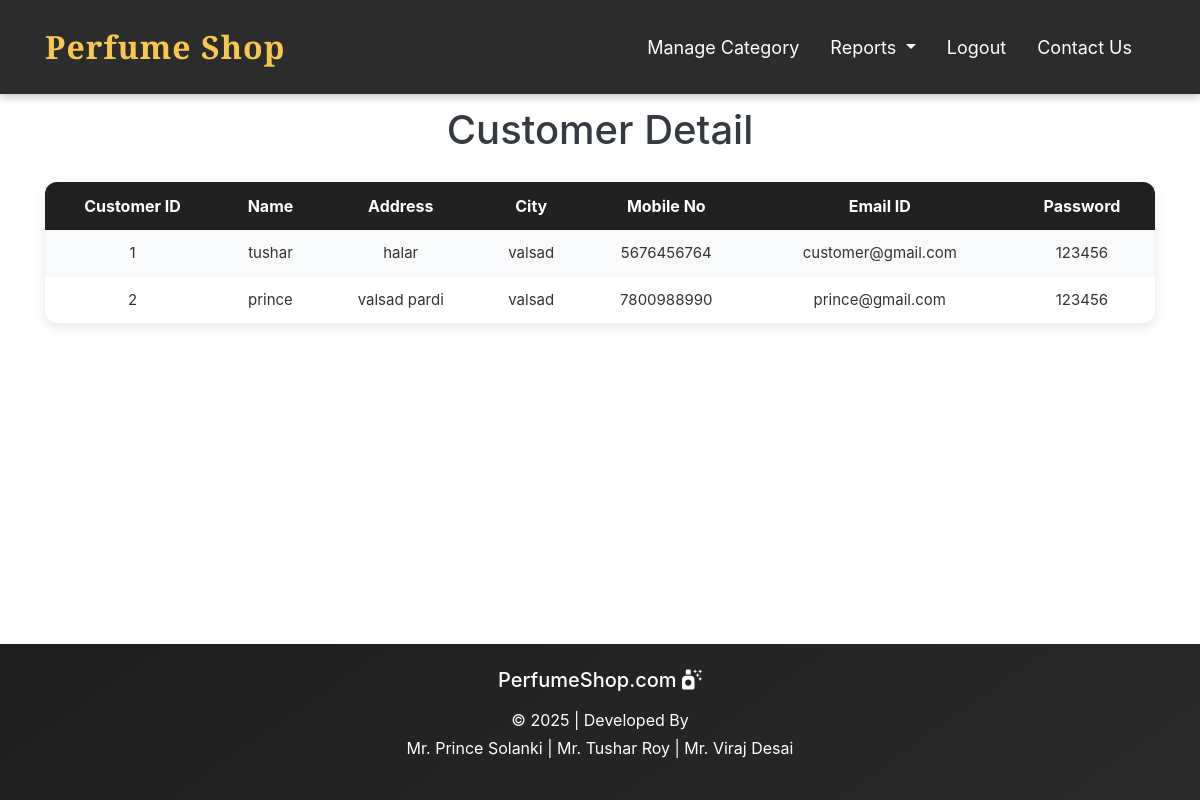
Page /customer_report.php on the committed database.
### tables this page shows
CREATE TABLE IF NOT EXISTS `customer_detail` (
  `customer_id` int(10) NOT NULL,
  `customer_name` varchar(50) NOT NULL,
  `customer_address` varchar(200) NOT NULL,
  `customer_city` varchar(50) NOT NULL,
  `customer_mobile` varchar(10) NOT NULL,
  `customer_email` varchar(50) NOT NULL,
  `customer_pass` varchar(10) NOT NULL,
  PRIMARY KEY (`customer_id`)
);

### customer_report.php (the view, shortened to what this page needs)
<?php
include("admin_header.php");
include("connect.php");
?>
<div class="page-content">
  <div class="container">
    <div class="row">
      <div class="col-md-12 text-center mt-3 text-dark">
        <h1>Customer Detail</h1>
      </div>
    </div>
    <?php
        $query = mysqli_query($con, "select * from customer_detail");
        if(mysqli_num_rows($query) > 0)
        {
            echo "<table class='custom-table'>";
            echo "<tr>
            <th>Customer ID</th>
            <th>Name</th>
            <th>Address</th>
            <th>City</th>
            <th>Mobile No</th>
            <th>Email ID</th>
            <th>Password</th>
            </tr>";
            while ($r5 = mysqli_fetch_array($query)) {
                echo "<tr>";
                echo "<td>$r5[0]</td>";
                echo "<td>$r5[1]</td>";
                echo "<td>$r5[2]</td>";
                echo "<td>$r5[3]</td>";
                echo "<td>$r5[4]</td>";
                echo "<td>$r5[5]</td>";
                echo "<td>$r5[6]</td>";
                echo "</tr>";
            }
            echo "</table>";
        }
        else
        {
            echo '<p class="text-center">No customers found.</p>';
        }
    ?>
  </div>
</div>
<?php
include("footer.php");
?>

### admin_header.php (style rules this page uses)
body { margin: 0; padding: 0; }

### customer_report.php (style rules this page uses)
html, body { height: 100%; margin: 0; }
body { display: flex; flex-direction: column; min-height: 100vh; }
.page-content { flex: 1; }
.custom-table { border-collapse: separate; border-spacing: 0; width: 100%; border-radius: 12px; overflow: hidden; box-shadow: 0 4px 12px rgba(0,0,0,0.1); background: white; margin-top: 20px; }
.custom-table th { background-color: #212121; color: white; padding: 12px; text-align: center; font-size: 16px; }
.custom-table td { padding: 12px; text-align: center; font-size: 15px; color: #333; }
.custom-table tr:nth-child(even) { background-color: #f8f9fa; }

### rows in the picture
customer_detail: customer_id "1", customer_name "tushar", customer_address "halar", customer_city "valsad", customer_mobile "5676456764", customer_email "customer@gmail.com", customer_pass "123456"
customer_detail: customer_id "2", customer_name "prince", customer_address "valsad pardi", customer_city "valsad", customer_mobile "7800988990", customer_email "prince@gmail.com", customer_pass "123456"
